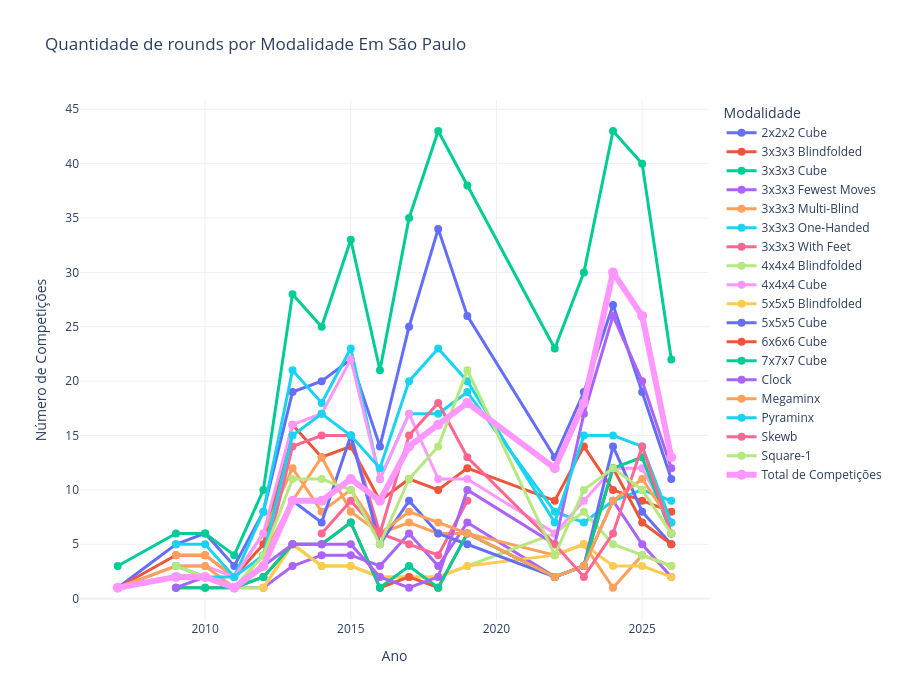

The notebook cell saved with this chart:
### Code cell
fig_rounds_sp = plot_events_over_time(df_final.rename(columns={'competitive_units': 'num_competitions'}), 'Quantidade de rounds por Modalidade Em São Paulo')
fig_rounds_sp

### Figure 1 — Plotly figure (JSON) as saved in the notebook; plotly's stock layout.template omitted (floating-point values rounded to 4 significant figures)
{"data": [{"hovertemplate": "<b>%{fullData.name}</b><br>Ano: %{x}<br>Competições: %{y}<extra></extra>", "line": {"width": 3}, "marker": {"size": 8}, "mode": "lines+markers", "name": "2x2x2 Cube", "type": "scatter", "x": [2007, 2009, 2010, 2011, 2012, 2013, 2014, 2015, 2016, 2017, 2018, 2019, 2022, 2023, 2024, 2025, 2026], "y": [1.0, 5.0, 6.0, 3.0, 8.0, 19.0, 20.0, 22.0, 14.0, 25.0, 34.0, 26.0, 13.0, 19.0, 27.0, 19.0, 11.0]}, {"hovertemplate": "<b>%{fullData.name}</b><br>Ano: %{x}<br>Competições: %{y}<extra></extra>", "line": {"width": 3}, "marker": {"size": 8}, "mode": "lines+markers", "name": "3x3x3 Blindfolded", "type": "scatter", "x": [2007, 2009, 2010, 2011, 2012, 2013, 2014, 2015, 2016, 2017, 2018, 2019, 2022, 2023, 2024, 2025, 2026], "y": [1.0, 4.0, 4.0, 2.0, 5.0, 16.0, 13.0, 14.0, 9.0, 11.0, 10.0, 12.0, 9.0, 14.0, 10.0, 9.0, 8.0]}, {"hovertemplate": "<b>%{fullData.name}</b><br>Ano: %{x}<br>Competições: %{y}<extra></extra>", "line": {"width": 3}, "marker": {"size": 8}, "mode": "lines+markers", "name": "3x3x3 Cube", "type": "scatter", "x": [2007, 2009, 2010, 2011, 2012, 2013, 2014, 2015, 2016, 2017, 2018, 2019, 2022, 2023, 2024, 2025, 2026], "y": [3.0, 6.0, 6.0, 4.0, 10.0, 28.0, 25.0, 33.0, 21.0, 35.0, 43.0, 38.0, 23.0, 30.0, 43.0, 40.0, 22.0]}, {"hovertemplate": "<b>%{fullData.name}</b><br>Ano: %{x}<br>Competições: %{y}<extra></extra>", "line": {"width": 3}, "marker": {"size": 8}, "mode": "lines+markers", "name": "3x3x3 Fewest Moves", "type": "scatter", "x": [2009, 2010, 2011, 2012, 2013, 2014, 2015, 2016, 2017, 2018, 2019, 2022, 2023, 2024, 2025, 2026], "y": [2.0, 2.0, 1.0, 1.0, 3.0, 4.0, 4.0, 3.0, 6.0, 3.0, 7.0, 2.0, 3.0, 9.0, 5.0, 2.0]}, {"hovertemplate": "<b>%{fullData.name}</b><br>Ano: %{x}<br>Competições: %{y}<extra></extra>", "line": {"width": 3}, "marker": {"size": 8}, "mode": "lines+markers", "name": "3x3x3 Multi-Blind", "type": "scatter", "x": [2009, 2010, 2011, 2012, 2013, 2014, 2015, 2016, 2017, 2018, 2019, 2022, 2023, 2024, 2025, 2026], "y": [4.0, 4.0, 2.0, 6.0, 12.0, 8.0, 10.0, 6.0, 7.0, 6.0, 6.0, 4.0, 5.0, 1.0, 4.0, 3.0]}, {"hovertemplate": "<b>%{fullData.name}</b><br>Ano: %{x}<br>Competições: %{y}<extra></extra>", "line": {"width": 3}, "marker": {"size": 8}, "mode": "lines+markers", "name": "3x3x3 One-Handed", "type": "scatter", "x": [2009, 2010, 2011, 2012, 2013, 2014, 2015, 2016, 2017, 2018, 2019, 2022, 2023, 2024, 2025, 2026], "y": [5.0, 5.0, 2.0, 8.0, 21.0, 18.0, 23.0, 11.0, 17.0, 17.0, 19.0, 8.0, 7.0, 9.0, 10.0, 9.0]}, {"hovertemplate": "<b>%{fullData.name}</b><br>Ano: %{x}<br>Competições: %{y}<extra></extra>", "line": {"width": 3}, "marker": {"size": 8}, "mode": "lines+markers", "name": "3x3x3 With Feet", "type": "scatter", "x": [2007, 2009, 2010, 2011, 2012, 2013, 2014, 2015, 2016, 2017, 2018, 2019], "y": [1.0, 2.0, 2.0, 1.0, 3.0, 14.0, 15.0, 15.0, 6.0, 5.0, 4.0, 9.0]}, {"hovertemplate": "<b>%{fullData.name}</b><br>Ano: %{x}<br>Competições: %{y}<extra></extra>", "line": {"width": 3}, "marker": {"size": 8}, "mode": "lines+markers", "name": "4x4x4 Blindfolded", "type": "scatter", "x": [2009, 2010, 2011, 2012, 2013, 2014, 2015, 2016, 2017, 2018, 2019, 2022, 2023, 2024, 2025, 2026], "y": [2.0, 2.0, 1.0, 1.0, 5.0, 3.0, 3.0, 2.0, 2.0, 2.0, 3.0, 6.0, 8.0, 5.0, 4.0, 3.0]}, {"hovertemplate": "<b>%{fullData.name}</b><br>Ano: %{x}<br>Competições: %{y}<extra></extra>", "line": {"width": 3}, "marker": {"size": 8}, "mode": "lines+markers", "name": "4x4x4 Cube", "type": "scatter", "x": [2007, 2009, 2010, 2011, 2012, 2013, 2014, 2015, 2016, 2017, 2018, 2019, 2022, 2023, 2024, 2025, 2026], "y": [1.0, 3.0, 3.0, 2.0, 6.0, 16.0, 17.0, 22.0, 11.0, 17.0, 11.0, 11.0, 6.0, 9.0, 12.0, 12.0, 7.0]}, {"hovertemplate": "<b>%{fullData.name}</b><br>Ano: %{x}<br>Competições: %{y}<extra></extra>", "line": {"width": 3}, "marker": {"size": 8}, "mode": "lines+markers", "name": "5x5x5 Blindfolded", "type": "scatter", "x": [2012, 2013, 2014, 2015, 2016, 2017, 2018, 2019, 2022, 2023, 2024, 2025, 2026], "y": [1.0, 5.0, 3.0, 3.0, 2.0, 2.0, 2.0, 3.0, 4.0, 5.0, 3.0, 3.0, 2.0]}, {"hovertemplate": "<b>%{fullData.name}</b><br>Ano: %{x}<br>Competições: %{y}<extra></extra>", "line": {"width": 3}, "marker": {"size": 8}, "mode": "lines+markers", "name": "5x5x5 Cube", "type": "scatter", "x": [2007, 2009, 2010, 2011, 2012, 2013, 2014, 2015, 2016, 2017, 2018, 2019, 2022, 2023, 2024, 2025, 2026], "y": [1.0, 2.0, 2.0, 1.0, 3.0, 9.0, 7.0, 15.0, 5.0, 9.0, 6.0, 5.0, 2.0, 3.0, 14.0, 8.0, 5.0]}, {"hovertemplate": "<b>%{fullData.name}</b><br>Ano: %{x}<br>Competições: %{y}<extra></extra>", "line": {"width": 3}, "marker": {"size": 8}, "mode": "lines+markers", "name": "6x6x6 Cube", "type": "scatter", "x": [2009, 2010, 2011, 2012, 2013, 2014, 2015, 2016, 2017, 2018, 2019, 2022, 2023, 2024, 2025, 2026], "y": [1.0, 1.0, 1.0, 2.0, 5.0, 5.0, 7.0, 1.0, 2.0, 1.0, 6.0, 2.0, 3.0, 12.0, 7.0, 5.0]}, {"hovertemplate": "<b>%{fullData.name}</b><br>Ano: %{x}<br>Competições: %{y}<extra></extra>", "line": {"width": 3}, "marker": {"size": 8}, "mode": "lines+markers", "name": "7x7x7 Cube", "type": "scatter", "x": [2009, 2010, 2011, 2012, 2013, 2014, 2015, 2016, 2017, 2018, 2019, 2022, 2023, 2024, 2025, 2026], "y": [1.0, 1.0, 1.0, 2.0, 5.0, 5.0, 7.0, 1.0, 3.0, 1.0, 6.0, 2.0, 3.0, 12.0, 13.0, 6.0]}, {"hovertemplate": "<b>%{fullData.name}</b><br>Ano: %{x}<br>Competições: %{y}<extra></extra>", "line": {"width": 3}, "marker": {"size": 8}, "mode": "lines+markers", "name": "Clock", "type": "scatter", "x": [2009, 2010, 2011, 2012, 2013, 2014, 2015, 2016, 2017, 2018, 2019, 2022, 2023, 2024, 2025, 2026], "y": [1.0, 2.0, 1.0, 3.0, 5.0, 5.0, 5.0, 2.0, 1.0, 2.0, 10.0, 5.0, 17.0, 26.0, 20.0, 12.0]}, {"hovertemplate": "<b>%{fullData.name}</b><br>Ano: %{x}<br>Competições: %{y}<extra></extra>", "line": {"width": 3}, "marker": {"size": 8}, "mode": "lines+markers", "name": "Megaminx", "type": "scatter", "x": [2007, 2009, 2010, 2011, 2012, 2013, 2014, 2015, 2016, 2017, 2018, 2019, 2022, 2023, 2024, 2025, 2026], "y": [1.0, 3.0, 3.0, 1.0, 4.0, 9.0, 13.0, 8.0, 6.0, 8.0, 7.0, 6.0, 2.0, 3.0, 9.0, 11.0, 7.0]}, {"hovertemplate": "<b>%{fullData.name}</b><br>Ano: %{x}<br>Competições: %{y}<extra></extra>", "line": {"width": 3}, "marker": {"size": 8}, "mode": "lines+markers", "name": "Pyraminx", "type": "scatter", "x": [2009, 2010, 2011, 2012, 2013, 2014, 2015, 2016, 2017, 2018, 2019, 2022, 2023, 2024, 2025, 2026], "y": [3.0, 2.0, 2.0, 4.0, 15.0, 17.0, 15.0, 12.0, 20.0, 23.0, 20.0, 7.0, 15.0, 15.0, 14.0, 7.0]}, {"hovertemplate": "<b>%{fullData.name}</b><br>Ano: %{x}<br>Competições: %{y}<extra></extra>", "line": {"width": 3}, "marker": {"size": 8}, "mode": "lines+markers", "name": "Skewb", "type": "scatter", "x": [2014, 2015, 2016, 2017, 2018, 2019, 2022, 2023, 2024, 2025, 2026], "y": [6.0, 9.0, 6.0, 15.0, 18.0, 13.0, 5.0, 2.0, 6.0, 14.0, 6.0]}, {"hovertemplate": "<b>%{fullData.name}</b><br>Ano: %{x}<br>Competições: %{y}<extra></extra>", "line": {"width": 3}, "marker": {"size": 8}, "mode": "lines+markers", "name": "Square-1", "type": "scatter", "x": [2009, 2010, 2011, 2012, 2013, 2014, 2015, 2016, 2017, 2018, 2019, 2022, 2023, 2024, 2025, 2026], "y": [3.0, 2.0, 1.0, 4.0, 11.0, 11.0, 10.0, 5.0, 11.0, 14.0, 21.0, 4.0, 10.0, 12.0, 10.0, 6.0]}, {"hovertemplate": "<b>Total de Competições</b><br>Ano: %{x}<br>Total: %{y}<extra></extra>", "line": {"width": 6}, "marker": {"size": 10}, "mode": "lines+markers", "name": "Total de Competições", "type": "scatter", "x": [2007, 2009, 2010, 2011, 2012, 2013, 2014, 2015, 2016, 2017, 2018, 2019, 2022, 2023, 2024, 2025, 2026], "y": [1, 2, 2, 1, 3, 9, 9, 11, 9, 14, 16, 18, 12, 18, 30, 26, 13]}], "layout": {"height": 700, "hovermode": "closest", "legend": {"itemclick": "toggle", "itemdoubleclick": "toggleothers", "title": {"text": "Modalidade"}}, "title": {"text": "Quantidade de rounds por Modalidade Em São Paulo"}, "xaxis": {"title": {"text": "Ano"}}, "yaxis": {"title": {"text": "Número de Competições"}}}}
